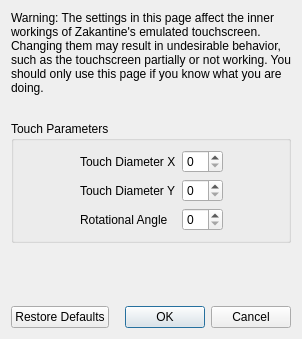
<?xml version="1.0" encoding="UTF-8"?>
<ui version="4.0">
 <class>ConfigureTouchscreenAdvanced</class>
 <widget class="QDialog" name="ConfigureTouchscreenAdvanced">
  <property name="geometry">
   <rect>
    <x>0</x>
    <y>0</y>
    <width>298</width>
    <height>339</height>
   </rect>
  </property>
  <property name="windowTitle">
   <string>Configure Touchscreen</string>
  </property>
  <layout class="QVBoxLayout" name="verticalLayout">
   <item>
    <widget class="QLabel" name="label_2">
     <property name="minimumSize">
      <size>
       <width>280</width>
       <height>0</height>
      </size>
     </property>
     <property name="text">
      <string>Warning: The settings in this page affect the inner workings of Zakantine's emulated touchscreen. Changing them may result in undesirable behavior, such as the touchscreen partially or not working. You should only use this page if you know what you are doing.</string>
     </property>
     <property name="wordWrap">
      <bool>true</bool>
     </property>
    </widget>
   </item>
   <item>
    <spacer name="verticalSpacer_2">
     <property name="orientation">
      <enum>Qt::Vertical</enum>
     </property>
     <property name="sizeType">
      <enum>QSizePolicy::Fixed</enum>
     </property>
     <property name="sizeHint" stdset="0">
      <size>
       <width>20</width>
       <height>20</height>
      </size>
     </property>
    </spacer>
   </item>
   <item>
    <widget class="QGroupBox" name="gridGroupBox">
     <property name="title">
      <string>Touch Parameters</string>
     </property>
     <layout class="QGridLayout" name="gridLayout">
      <item row="0" column="0">
       <spacer name="horizontalSpacer">
        <property name="orientation">
         <enum>Qt::Horizontal</enum>
        </property>
        <property name="sizeHint" stdset="0">
         <size>
          <width>40</width>
          <height>20</height>
         </size>
        </property>
       </spacer>
      </item>
      <item row="1" column="1">
       <widget class="QLabel" name="label_4">
        <property name="text">
         <string>Touch Diameter Y</string>
        </property>
       </widget>
      </item>
      <item row="0" column="3">
       <spacer name="horizontalSpacer_2">
        <property name="orientation">
         <enum>Qt::Horizontal</enum>
        </property>
        <property name="sizeHint" stdset="0">
         <size>
          <width>40</width>
          <height>20</height>
         </size>
        </property>
       </spacer>
      </item>
      <item row="0" column="1">
       <widget class="QLabel" name="label_3">
        <property name="text">
         <string>Touch Diameter X</string>
        </property>
       </widget>
      </item>
      <item row="2" column="1">
       <widget class="QLabel" name="label_5">
        <property name="text">
         <string>Rotational Angle</string>
        </property>
       </widget>
      </item>
      <item row="0" column="2">
       <widget class="QSpinBox" name="diameter_x_box"/>
      </item>
      <item row="1" column="2">
       <widget class="QSpinBox" name="diameter_y_box"/>
      </item>
      <item row="2" column="2">
       <widget class="QSpinBox" name="angle_box"/>
      </item>
     </layout>
    </widget>
   </item>
   <item>
    <spacer name="verticalSpacer">
     <property name="orientation">
      <enum>Qt::Vertical</enum>
     </property>
     <property name="sizeHint" stdset="0">
      <size>
       <width>20</width>
       <height>40</height>
      </size>
     </property>
    </spacer>
   </item>
   <item>
    <layout class="QHBoxLayout" name="horizontalLayout">
     <item>
      <widget class="QPushButton" name="restore_defaults_button">
       <property name="text">
        <string>Restore Defaults</string>
       </property>
      </widget>
     </item>
     <item>
      <widget class="QDialogButtonBox" name="buttonBox">
       <property name="standardButtons">
        <set>QDialogButtonBox::Cancel|QDialogButtonBox::Ok</set>
       </property>
      </widget>
     </item>
    </layout>
   </item>
  </layout>
 </widget>
 <resources/>
 <connections>
  <connection>
   <sender>buttonBox</sender>
   <signal>accepted()</signal>
   <receiver>ConfigureTouchscreenAdvanced</receiver>
   <slot>accept()</slot>
  </connection>
  <connection>
   <sender>buttonBox</sender>
   <signal>rejected()</signal>
   <receiver>ConfigureTouchscreenAdvanced</receiver>
   <slot>reject()</slot>
   </connection>
 </connections>
</ui>
